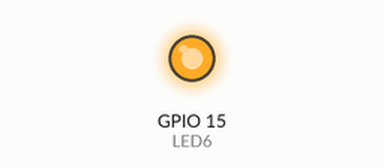
This sketch was run on a simulated ESP32. Parts: output pins drawn as LEDs (lit = HIGH).

Above: at 1.0 s.
At 3.0 s:
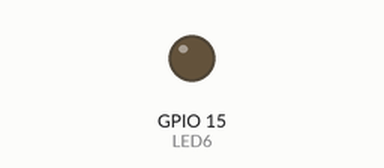
Timing chart, 0 to 5.2 s (numbered marks = the images above):
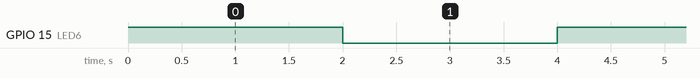

Measured:
- by itself, GPIO 15 (LED6): alternates HIGH for 2.0 s and LOW for 2.0 s

The sketch:

prueba_esp32.ino
```cpp
#define LED6 15 //COCINA - Horno
void setup() {
  // put your setup code here, to run once:
  pinMode(LED6, OUTPUT);
}

void loop() {

  digitalWrite(LED6, HIGH);
  delay(2000);
  digitalWrite(LED6, LOW);
  delay(2000);

}
```
